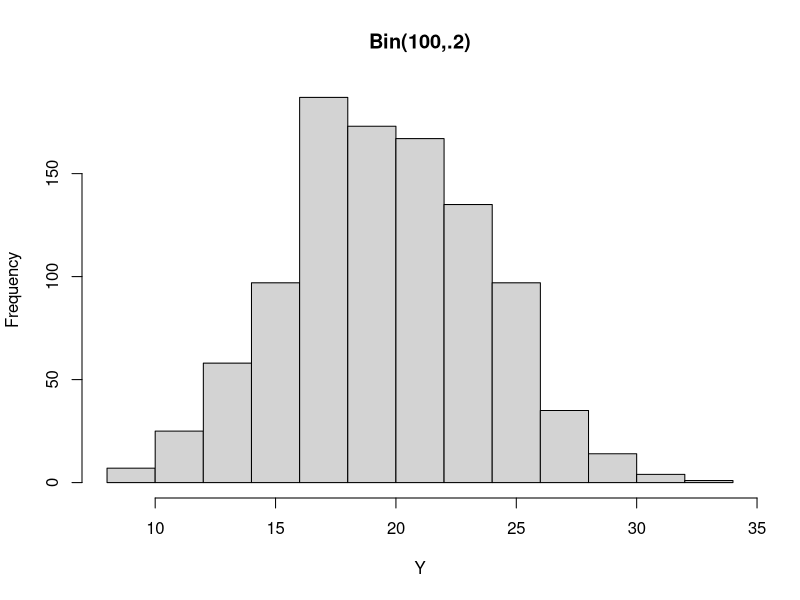
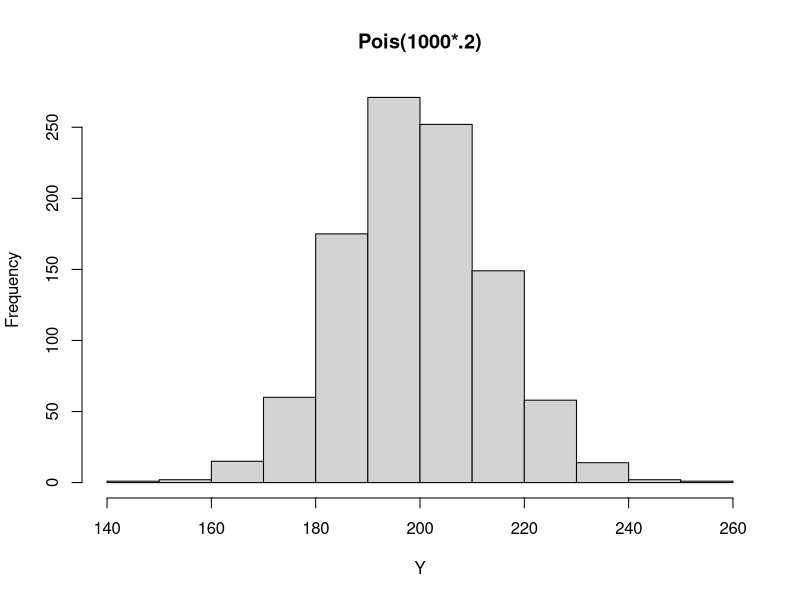
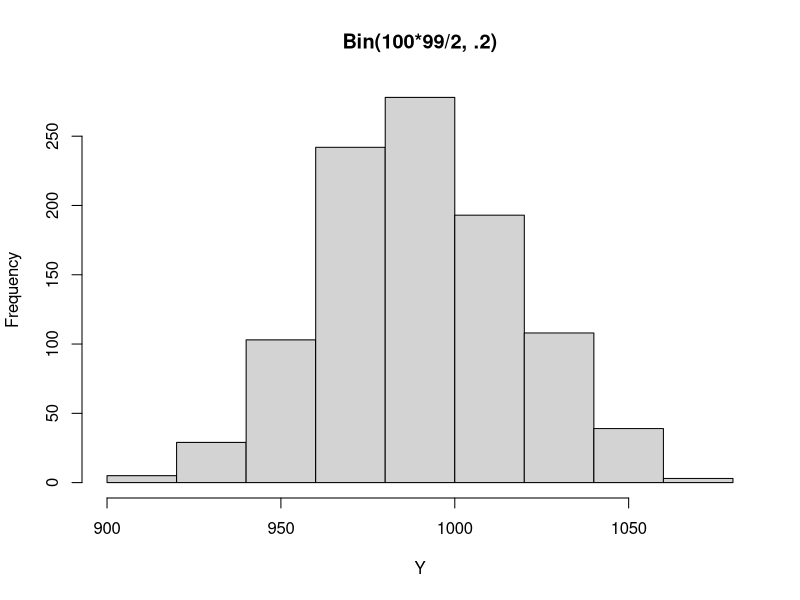
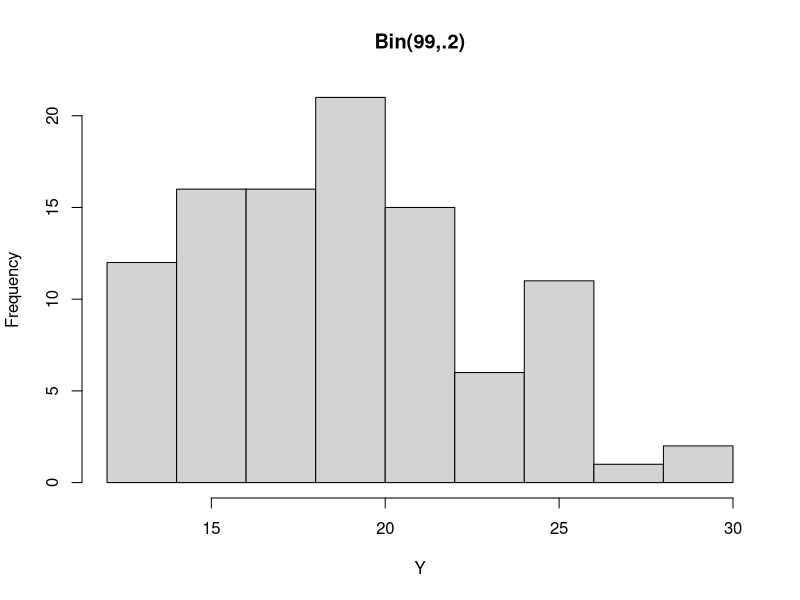
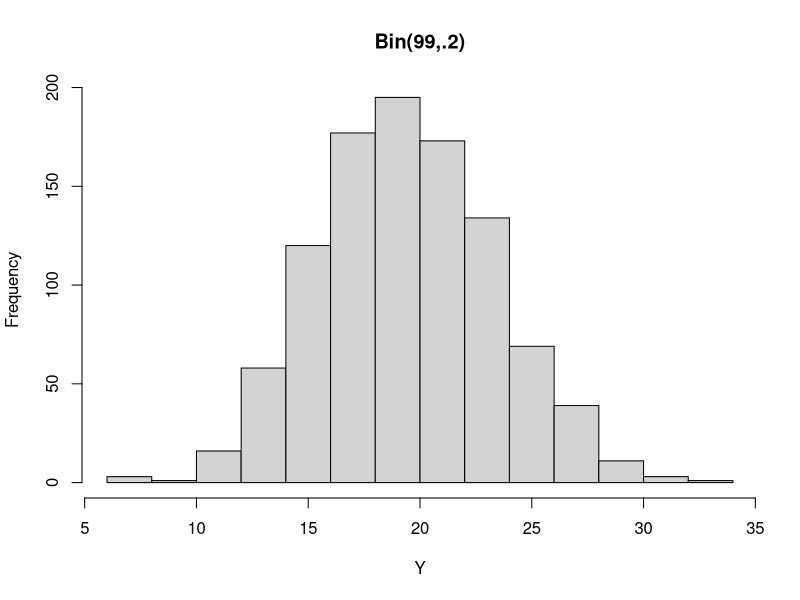

Source code (R) for these figures, in order:
## ---- chunk 1
hist(rbinom(1000, 100, .2), xlab="Y", main="Bin(100,.2)")
## ---- chunk 2
hist(rpois(1000, 1000*.2), xlab="Y",main="Pois(1000*.2)")
## ---- chunk 3
hist(rbinom(1000, 100*99/2, .2), main="Bin(100*99/2, .2)", xlab="Y")
## ---- chunk 4
hist(rbinom(100, 99, .2), main="Bin(99,.2)", xlab="Y")
## ---- chunk 5
hist(rbinom(1000, 99, .2), main="Bin(99,.2)", xlab="Y")
